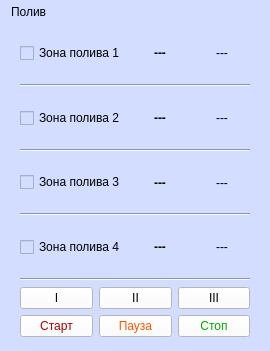
<?xml version="1.0" encoding="UTF-8"?>
<ui version="4.0">
 <class>Form_water</class>
 <widget class="QWidget" name="Form_water">
  <property name="geometry">
   <rect>
    <x>0</x>
    <y>0</y>
    <width>270</width>
    <height>351</height>
   </rect>
  </property>
  <property name="sizePolicy">
   <sizepolicy hsizetype="Minimum" vsizetype="Preferred">
    <horstretch>0</horstretch>
    <verstretch>0</verstretch>
   </sizepolicy>
  </property>
  <property name="minimumSize">
   <size>
    <width>270</width>
    <height>0</height>
   </size>
  </property>
  <property name="maximumSize">
   <size>
    <width>270</width>
    <height>16777215</height>
   </size>
  </property>
  <property name="sizeIncrement">
   <size>
    <width>270</width>
    <height>0</height>
   </size>
  </property>
  <property name="baseSize">
   <size>
    <width>270</width>
    <height>0</height>
   </size>
  </property>
  <property name="windowTitle">
   <string>Form</string>
  </property>
  <property name="styleSheet">
   <string notr="true">background-color: rgb(211, 221, 255);</string>
  </property>
  <layout class="QGridLayout" name="gridLayout_2">
   <property name="topMargin">
    <number>5</number>
   </property>
   <property name="bottomMargin">
    <number>5</number>
   </property>
   <property name="verticalSpacing">
    <number>0</number>
   </property>
   <item row="0" column="0">
    <widget class="QLabel" name="label_title">
     <property name="sizePolicy">
      <sizepolicy hsizetype="Preferred" vsizetype="Fixed">
       <horstretch>0</horstretch>
       <verstretch>0</verstretch>
      </sizepolicy>
     </property>
     <property name="font">
      <font>
       <pointsize>9</pointsize>
       <italic>false</italic>
       <bold>false</bold>
      </font>
     </property>
     <property name="text">
      <string>Полив</string>
     </property>
    </widget>
   </item>
   <item row="1" column="0">
    <widget class="QFrame" name="frame">
     <property name="enabled">
      <bool>true</bool>
     </property>
     <property name="mouseTracking">
      <bool>true</bool>
     </property>
     <property name="styleSheet">
      <string notr="true"/>
     </property>
     <property name="frameShape">
      <enum>QFrame::NoFrame</enum>
     </property>
     <property name="frameShadow">
      <enum>QFrame::Raised</enum>
     </property>
     <property name="lineWidth">
      <number>1</number>
     </property>
     <property name="midLineWidth">
      <number>0</number>
     </property>
     <layout class="QGridLayout" name="gridLayout">
      <item row="1" column="0">
       <layout class="QVBoxLayout" name="verticalLayout">
        <item>
         <layout class="QHBoxLayout" name="horizontalLayout_3">
          <item>
           <widget class="QCheckBox" name="checkBox_1">
            <property name="text">
             <string>Зона полива 1</string>
            </property>
            <property name="iconSize">
             <size>
              <width>16</width>
              <height>16</height>
             </size>
            </property>
            <property name="checkable">
             <bool>true</bool>
            </property>
            <property name="checked">
             <bool>false</bool>
            </property>
           </widget>
          </item>
          <item>
           <widget class="QLabel" name="label_last1">
            <property name="font">
             <font>
              <pointsize>9</pointsize>
              <bold>true</bold>
             </font>
            </property>
            <property name="text">
             <string>---</string>
            </property>
            <property name="alignment">
             <set>Qt::AlignCenter</set>
            </property>
           </widget>
          </item>
          <item>
           <widget class="QLabel" name="label_mode1">
            <property name="font">
             <font>
              <pointsize>9</pointsize>
              <bold>false</bold>
             </font>
            </property>
            <property name="text">
             <string>---</string>
            </property>
            <property name="alignment">
             <set>Qt::AlignCenter</set>
            </property>
           </widget>
          </item>
         </layout>
        </item>
        <item>
         <widget class="Line" name="line_4">
          <property name="orientation">
           <enum>Qt::Horizontal</enum>
          </property>
         </widget>
        </item>
        <item>
         <layout class="QHBoxLayout" name="horizontalLayout_5">
          <item>
           <widget class="QCheckBox" name="checkBox_2">
            <property name="text">
             <string>Зона полива 2</string>
            </property>
            <property name="checked">
             <bool>false</bool>
            </property>
           </widget>
          </item>
          <item>
           <widget class="QLabel" name="label_last2">
            <property name="font">
             <font>
              <pointsize>9</pointsize>
              <bold>true</bold>
             </font>
            </property>
            <property name="text">
             <string>---</string>
            </property>
            <property name="alignment">
             <set>Qt::AlignCenter</set>
            </property>
           </widget>
          </item>
          <item>
           <widget class="QLabel" name="label_mode2">
            <property name="font">
             <font>
              <pointsize>9</pointsize>
              <bold>false</bold>
             </font>
            </property>
            <property name="text">
             <string>---</string>
            </property>
            <property name="alignment">
             <set>Qt::AlignCenter</set>
            </property>
           </widget>
          </item>
         </layout>
        </item>
        <item>
         <widget class="Line" name="line_3">
          <property name="orientation">
           <enum>Qt::Horizontal</enum>
          </property>
         </widget>
        </item>
        <item>
         <layout class="QHBoxLayout" name="horizontalLayout_6">
          <item>
           <widget class="QCheckBox" name="checkBox_3">
            <property name="text">
             <string>Зона полива 3</string>
            </property>
           </widget>
          </item>
          <item>
           <widget class="QLabel" name="label_last3">
            <property name="font">
             <font>
              <pointsize>9</pointsize>
              <bold>true</bold>
             </font>
            </property>
            <property name="text">
             <string>---</string>
            </property>
            <property name="alignment">
             <set>Qt::AlignCenter</set>
            </property>
           </widget>
          </item>
          <item>
           <widget class="QLabel" name="label_mode3">
            <property name="font">
             <font>
              <pointsize>9</pointsize>
              <bold>false</bold>
             </font>
            </property>
            <property name="text">
             <string>---</string>
            </property>
            <property name="alignment">
             <set>Qt::AlignCenter</set>
            </property>
           </widget>
          </item>
         </layout>
        </item>
        <item>
         <widget class="Line" name="line_2">
          <property name="orientation">
           <enum>Qt::Horizontal</enum>
          </property>
         </widget>
        </item>
        <item>
         <layout class="QHBoxLayout" name="horizontalLayout_4">
          <item>
           <widget class="QCheckBox" name="checkBox_4">
            <property name="text">
             <string>Зона полива 4</string>
            </property>
           </widget>
          </item>
          <item>
           <widget class="QLabel" name="label_last4">
            <property name="font">
             <font>
              <pointsize>9</pointsize>
              <bold>true</bold>
             </font>
            </property>
            <property name="text">
             <string>---</string>
            </property>
            <property name="alignment">
             <set>Qt::AlignCenter</set>
            </property>
           </widget>
          </item>
          <item>
           <widget class="QLabel" name="label_mode4">
            <property name="font">
             <font>
              <pointsize>9</pointsize>
              <bold>false</bold>
             </font>
            </property>
            <property name="text">
             <string>---</string>
            </property>
            <property name="alignment">
             <set>Qt::AlignCenter</set>
            </property>
           </widget>
          </item>
         </layout>
        </item>
       </layout>
      </item>
      <item row="3" column="0">
       <layout class="QVBoxLayout" name="verticalLayout_2">
        <item>
         <layout class="QHBoxLayout" name="horizontalLayout">
          <item>
           <widget class="QPushButton" name="pushButton_dur1">
            <property name="styleSheet">
             <string notr="true">background-color: rgb(255, 255, 255);</string>
            </property>
            <property name="text">
             <string>I</string>
            </property>
           </widget>
          </item>
          <item>
           <widget class="QPushButton" name="pushButton_dur2">
            <property name="styleSheet">
             <string notr="true">background-color: rgb(255, 255, 255);</string>
            </property>
            <property name="text">
             <string>II</string>
            </property>
           </widget>
          </item>
          <item>
           <widget class="QPushButton" name="pushButton_dur3">
            <property name="styleSheet">
             <string notr="true">background-color: rgb(255, 255, 255);</string>
            </property>
            <property name="text">
             <string>III</string>
            </property>
           </widget>
          </item>
         </layout>
        </item>
        <item>
         <layout class="QHBoxLayout" name="horizontalLayout_2">
          <item>
           <widget class="QPushButton" name="pushButton_start">
            <property name="enabled">
             <bool>true</bool>
            </property>
            <property name="styleSheet">
             <string notr="true">color: rgb(170, 0, 0);background-color: rgb(255, 255, 255);</string>
            </property>
            <property name="text">
             <string>Старт</string>
            </property>
           </widget>
          </item>
          <item>
           <widget class="QPushButton" name="pushButton_pause">
            <property name="styleSheet">
             <string notr="true">color: rgb(255, 85, 0);background-color: rgb(255, 255, 255);</string>
            </property>
            <property name="text">
             <string>Пауза</string>
            </property>
           </widget>
          </item>
          <item>
           <widget class="QPushButton" name="pushButton_stop">
            <property name="styleSheet">
             <string notr="true">color: rgb(0, 170, 0);background-color: rgb(255, 255, 255);</string>
            </property>
            <property name="text">
             <string>Стоп</string>
            </property>
           </widget>
          </item>
         </layout>
        </item>
       </layout>
      </item>
      <item row="2" column="0">
       <widget class="Line" name="line">
        <property name="orientation">
         <enum>Qt::Horizontal</enum>
        </property>
       </widget>
      </item>
     </layout>
    </widget>
   </item>
  </layout>
 </widget>
 <resources/>
 <connections/>
</ui>
